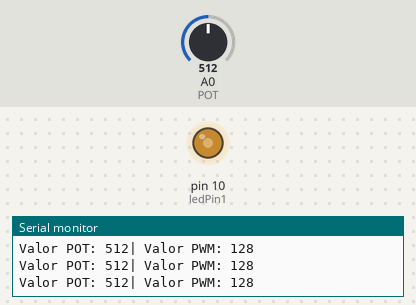
A sketch run on a simulated Arduino Uno, built with avr-gcc and run on an emulated ATmega328P. On the bench: output pins drawn as LEDs (lit = HIGH), the last lines printed to the serial monitor. The test bench sets the inputs (shaded band); at power-on: A0 (POT) = 512.

Above: at 1.2 s.
1.3 s: A0 (POT) set to 716
At 2.5 s:
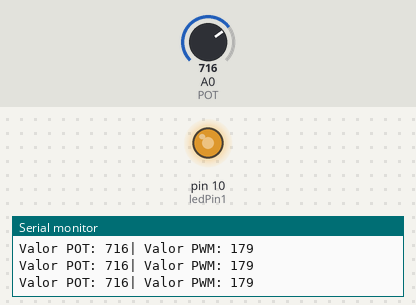
2.8 s: A0 (POT) set to 900
At 3.9 s:
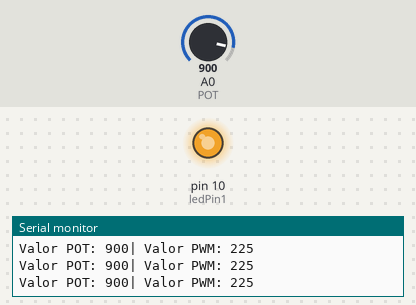
4.3 s: A0 (POT) set to 122
At 5.3 s:
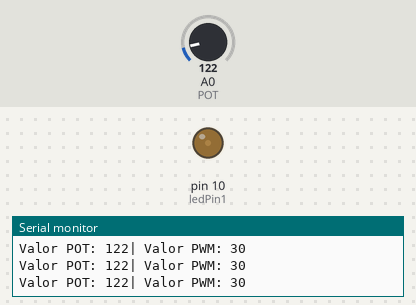
5.8 s: A0 (POT) set to 0
At 6.7 s:
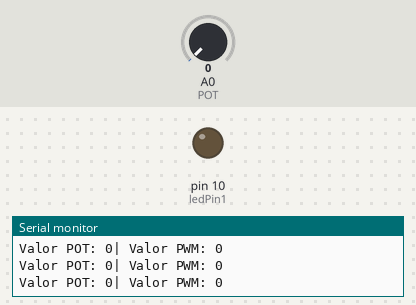
7.3 s: A0 (POT) set to 511
At 8.1 s:
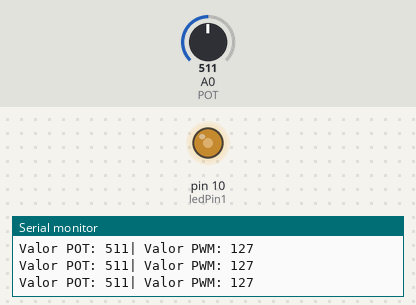
Timing chart, 0 to 9.8 s (numbered marks = the images above; inputs shaded):
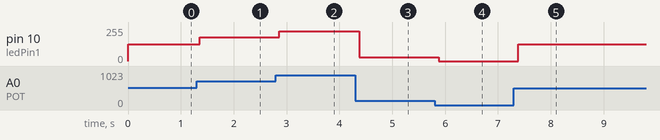

The sketch:

potenciometro_simple_.ino
```cpp
/**
 * Regulador de luz blanca
 *
 * En esta práctica se va a regular un conjunto de diodos led de color
 * blanco utilizando un potenciómetro.
 *
 * permite el uso comercial de la obra y de las posibles obras derivadas,
 * la distribución de las cuales se debe hacer con una licencia igual a
 * la que regula la obra original.)
 */

// Definimos las variables de tipo entero
#define POT A0
int pinPotenciometro = 0;
int ledPin1 = 10;

//Este código se ejecuta la primera vez
void setup() {
  // Configuramos los pines en modo salida
  pinMode(ledPin1, OUTPUT);

  // Inicializamos los pines a un valor BAJO
  analogWrite(ledPin1, 0);
  Serial.begin(9600);
}

//Este código se ejecuta en bucle repetidamente
void loop() {

  int vpot = analogRead(POT);
Serial.print("Valor POT: ");
Serial.print(vpot);
Serial.print("| Valor PWM: ");
Serial.println(vpot/4);


  int valor = analogRead(pinPotenciometro);
  valor = map(valor, 0, 1023, 0, 255);
  analogWrite(ledPin1, valor);
  delay(150);

}
```

Measured:
- after the input at 1.3 s, pin 10 (ledPin1): 127/255 → 178/255 after 0.06 s
- after the input at 2.8 s, pin 10 (ledPin1): 178/255 → 224/255 after 0.07 s
- after the input at 4.3 s, pin 10 (ledPin1): 224/255 → 30/255 after 0.07 s
- after the input at 5.8 s, pin 10 (ledPin1): 30/255 → 0/255 after 0.08 s
- after the input at 7.3 s, pin 10 (ledPin1): 0/255 → 127/255 after 0.09 s
